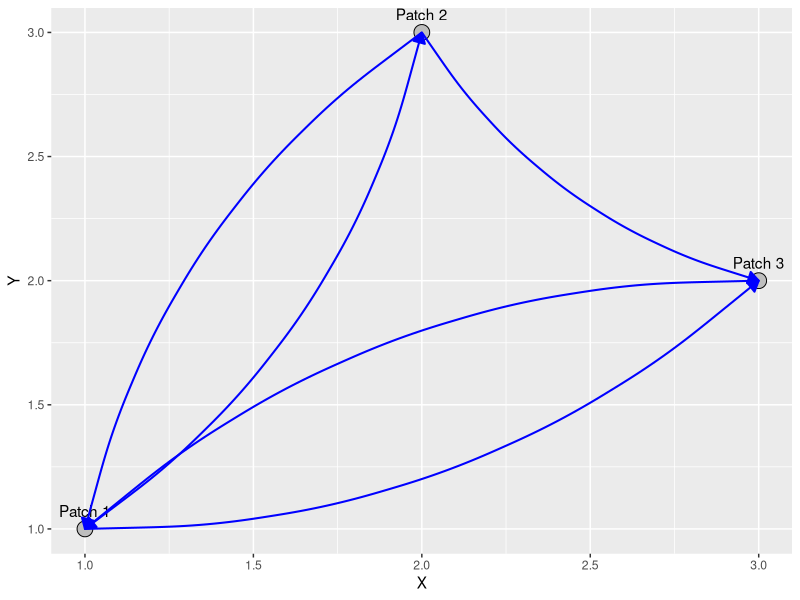
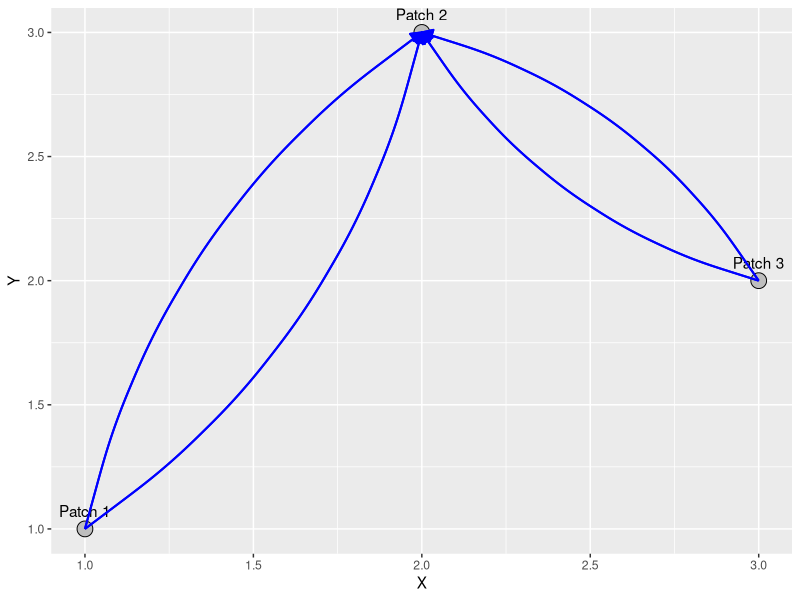
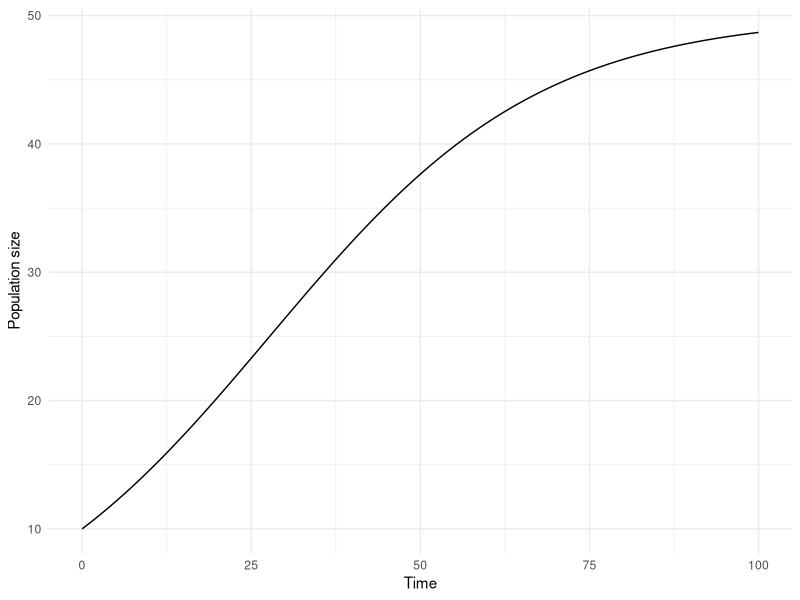
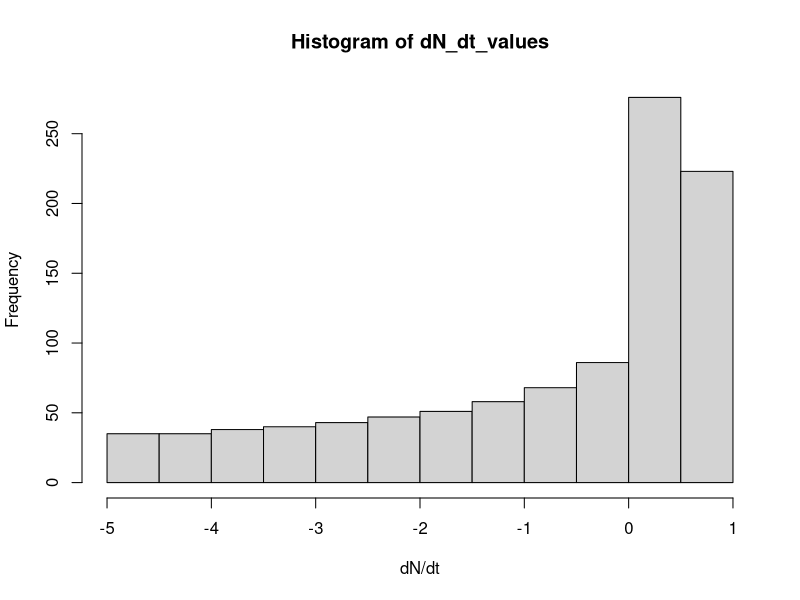
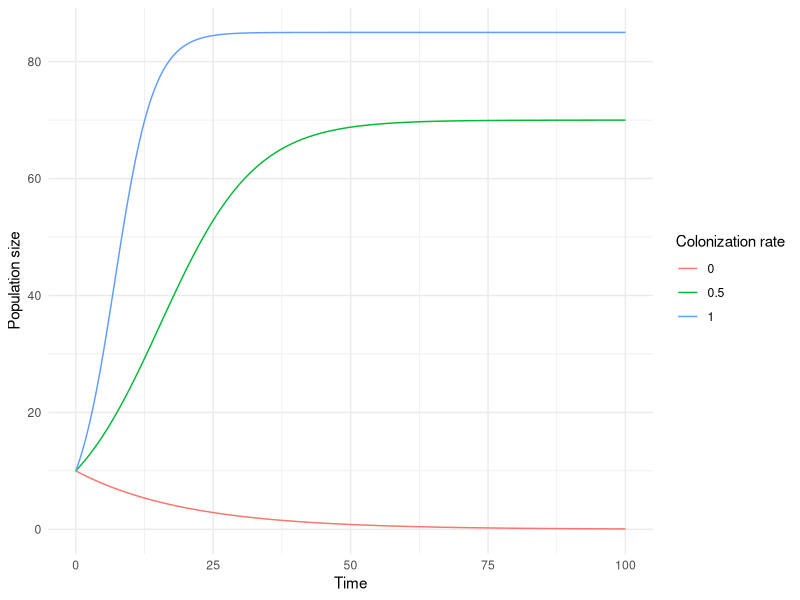
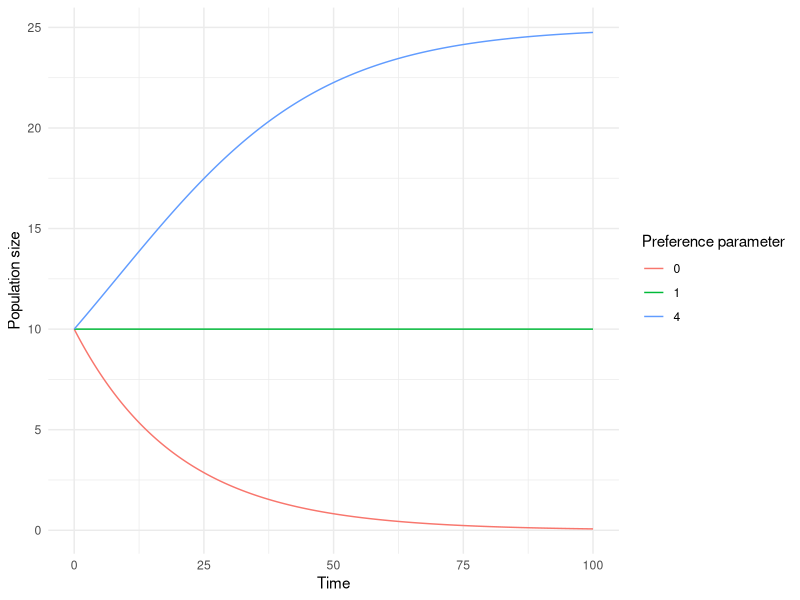
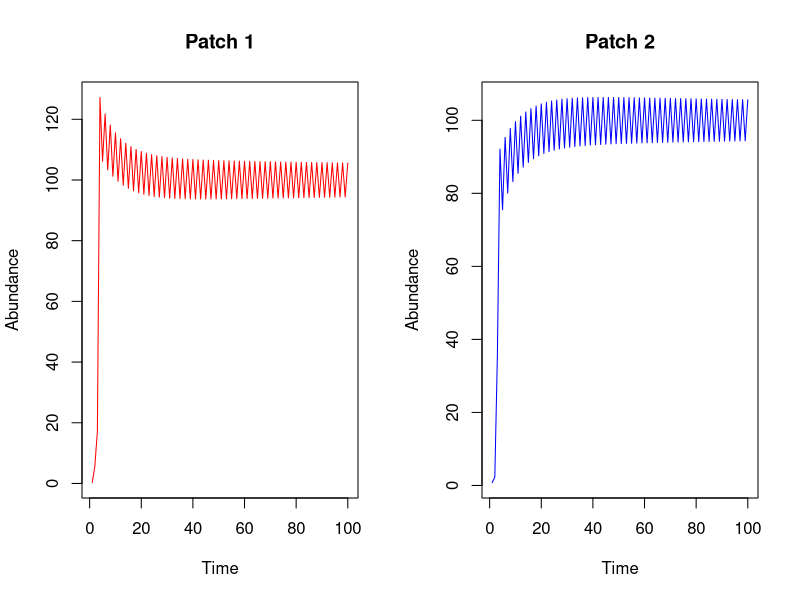

The R source for these figures, in order:
## ---- chunk 1
chooseCRANmirror(ind = 1)
install.packages("knitr")
knitr::opts_chunk$set(echo = TRUE)
## ---- chunk 2
#dN <- c * N * (1 - N/T - (T-N)/T * (1/(v+1))) - e * N
## ---- chunk 3
install.packages("ggplot2")
library(ggplot2)
install.packages("deSolve")
library(deSolve)
## ---- chunk 4
#DIAGRAM RANDOM DISPERSAL
patches <- data.frame(
  patch = c("Patch 1", "Patch 2", "Patch 3"),
  x = c(1, 2, 3),
  y = c(1, 3, 2)
)

movement <- data.frame(
  from = c("Patch 1", "Patch 1", "Patch 2", "Patch 2", "Patch 3"),
  to = c("Patch 2", "Patch 3", "Patch 1", "Patch 3", "Patch 1")
)

movement_coords <- merge(movement, patches, by.x = "from", by.y = "patch")
movement_coords <- merge(movement_coords, patches, by.x = "to", by.y = "patch", suffixes = c("_from", "_to"))

ggplot() +
  geom_point(data = patches, aes(x = x, y = y), size = 5, shape = 21, fill = "grey", color = "black") +
  geom_text(data = patches, aes(x = x, y = y, label = patch), vjust = -1) +
  geom_curve(data = movement_coords, aes(x = x_from, y = y_from,
                                         xend = x_to, yend = y_to),
             curvature = 0.2, arrow = arrow(length = unit(0.3, "cm"), type = "closed"),
             color = "blue", size = 0.7) +
  labs(x = "X", y = "Y")
## ---- chunk 5
#DIAGRAM SHOWING DIRECT DISPERSAL TO PATCH 2
patches <- data.frame(
  patch = c("Patch 1", "Patch 2", "Patch 3"),
  x = c(1, 2, 3),
  y = c(1, 3, 2)
)

movement <- data.frame(
  from = c("Patch 1", "Patch 3", "Patch 1", "Patch 3"),
  to = c("Patch 2", "Patch 2", "Patch 2", "Patch 2")
)

movement_coords <- merge(movement, patches, by.x = "from", by.y = "patch")
movement_coords <- merge(movement_coords, patches, by.x = "to", by.y = "patch", suffixes = c("_from", "_to"))

ggplot() +
  geom_point(data = patches, aes(x = x, y = y), size = 5, shape = 21, fill = "grey", color = "black") +
  geom_text(data = patches, aes(x = x, y = y, label = patch), vjust = -1) +
  geom_curve(data = movement_coords[movement_coords$from == "Patch 1",], aes(x = x_from, y = y_from,
                                                                             xend = 2, yend = 3),
             curvature = 0.2, arrow = arrow(length = unit(0.3, "cm"), type = "closed"),
             color = "blue", size = 0.7) +
  geom_curve(data = movement_coords[movement_coords$from == "Patch 1",], aes(x = x_from, y = y_from,
                                                                             xend = 2, yend = 3),
             curvature = -0.2, arrow = arrow(length = unit(0.3, "cm"), type = "closed"),
             color = "blue", size = 0.7) +
  geom_curve(data = movement_coords[movement_coords$from == "Patch 3",], aes(x = x_from, y = y_from,
                                                                             xend = 2, yend = 3),
             curvature = 0.2, arrow = arrow(length = unit(0.3, "cm"), type = "closed"),
             color = "blue", size = 0.7) +
  geom_curve(data = movement_coords[movement_coords$from == "Patch 3",], aes(x = x_from, y = y_from,
                                                                             xend = 2, yend = 3),
             curvature = -0.2, arrow = arrow(length = unit(0.3, "cm"), type = "closed"),
             color = "blue", size = 0.7) +
  labs(x = "X", y = "Y")
## ---- chunk 6
# Define the model function
habitat_model <- function(time, N, params) {
  with(as.list(params), {
    dN <- c * N * (1 - N/T - (T-N)/T * (1/(v+1))) - e * N  
    return(list(dN))
  })
}

# Set parameters
c <- 0.125        # Colonization rate constant
e <- 0.05       # Rate at which patches become empty
T <- 100        # Carrying capacity
v <- 4        # Preference parameter

# Initial population size 
N0 <- 10        

# Time vector
times <- seq(0, 100, by = 0.1)

# Parameters list
params <- list(c = c, e = e, T = T, v = v)

# Solve the differential equation
output <- ode(y = N0, times = times, func = habitat_model, parms = params)

# Create a data frame for plotting
df <- as.data.frame(output)
colnames(df) <- c("time", "N")  # Rename columns if necessary

# Plot the population dynamics
ggplot(df, aes(x = time, y = N)) +
  geom_line() +
  labs(x = "Time", y = "Population size") +
  theme_minimal()
## ---- chunk 7
par(mfrow= c(1,1))
habitat_model <- function(time, N, params) {
  with(as.list(params), {
    dN <- c * N * (1 - N/T - (T-N)/T * (1/(v+1))) - e * N  
    return(dN)
  })
}

# Set parameters
c <- 0.125      
e <- 0.05       
T <- 100       
v <- 4

# Set the range of N values
N_values <- seq(0, T, length.out = 1000)

# Calculate dN/dt for each N value
dN_dt_values <- habitat_model(NULL, N_values, list(c = c, T = T, e = e, v = v))
hist(dN_dt_values, breaks = 20, xlab = "dN/dt", ylab = "Frequency")
## ---- chunk 8
habitat_model <- function(time, N, params) {
  with(as.list(params), {
    dN <- c * N * (1 - N/T - (T-N)/T * (1/(v+1))) - e * N  
    return(list(dN))
  })
}
simulate_population <- function(colonization_rate) {
  # Set parameters
  params <- list(c = colonization_rate, e = 0.05, T = 100, v = 0.5)
  
  # Solve the differential equation
  output <- ode(y = N0, times = times, func = habitat_model, parms = params)
  
  # Data frame for plotting
  df <- as.data.frame(output)
  colnames(df) <- c("time", "N")
  df$colonization_rate <- colonization_rate
  
  return(df)
}

# Initial conditions and time vector
N0 <- 10
times <- seq(0, 100, by = 0.1)

# Simulate population dynamics for different colonization rates
colonization_rates <- c(0, 0.5, 1)
population_data <- lapply(colonization_rates, simulate_population)

population_df <- do.call(rbind, population_data)

# Plot population dynamics for different colonization rates
ggplot(population_df, aes(x = time, y = N, color = factor(colonization_rate))) +
  geom_line() +
  labs(x = "Time", y = "Population size", color = "Colonization rate") +
  theme_minimal()
## ---- chunk 9
# Population dynamics for a given preference parameter
simulate_population_v <- function(preference_parameter) {
  # Set parameters
  params <- list(c = 0.125, e = 0.05, T = 50, v = preference_parameter)
  
  # Solve the differential equation
  output <- ode(y = N0, times = times, func = habitat_model, parms = params)
  
  # Create a data frame for plotting
  df <- as.data.frame(output)
  colnames(df) <- c("time", "N")
  
  # Add preference parameter as a column for plotting
  df$preference_parameter <- preference_parameter
  
  return(df)
}

# Set preference parameter values
preference_parameters <- c(0, 1, 4)

# Simulate population dynamics for different preference parameter values
population_data_v <- lapply(preference_parameters, simulate_population_v)

# Combine population data for varying preference parameters into a single data frame
population_df_v <- do.call(rbind, population_data_v)

# Plot population dynamics for different preference parameter values
ggplot(population_df_v, aes(x = time, y = N, color = factor(preference_parameter))) +
  geom_line() +
  labs(x = "Time", y = "Population size", color = "Preference parameter") +
  theme_minimal()
## ---- chunk 10
habitat_model <- function(time, N, params) {
  with(as.list(params), {
    dN <- c * N * (1 - N/T - (T-N)/T * v/(v+1)) - e * N  
    return(list(dN))
  })
}

set.seed(123)  

tspan = 100
c = 2
T = 100
v = 0.95
extinction = 0.05

x1 = matrix(0,1, tspan) 
x2 = matrix(0,1, tspan) 
x1[1] = runif(1); 
x2[1] = runif(1);
for(t in 1:(tspan-1)){
  
  x1[t+1] = x1[t]*exp(c*(1-(x1[t]/T)))
  x2[t+1] = x2[t]*exp(c*(1-(x2[t]/T)))
  
  x1disp = v*x1[t+1] 
  x2disp = v*x2[t+1] 
  
  x1[t+1] = x1[t+1] + x2disp - x1disp
  x2[t+1] = x2[t+1] + x1disp - x2disp
  
}
par(mfrow=c(1,2))
plot(1:tspan, x1,type='l',col='red', xlab='Time', ylab='Abundance', main
     = 'Patch 1')

plot(1:tspan, x2,type='l',col='blue', xlab='Time', ylab='Abundance',
     main = 'Patch 2')
## ---- chunk 11
correlation_test <- cor.test(x1, x2)
print(correlation_test)
